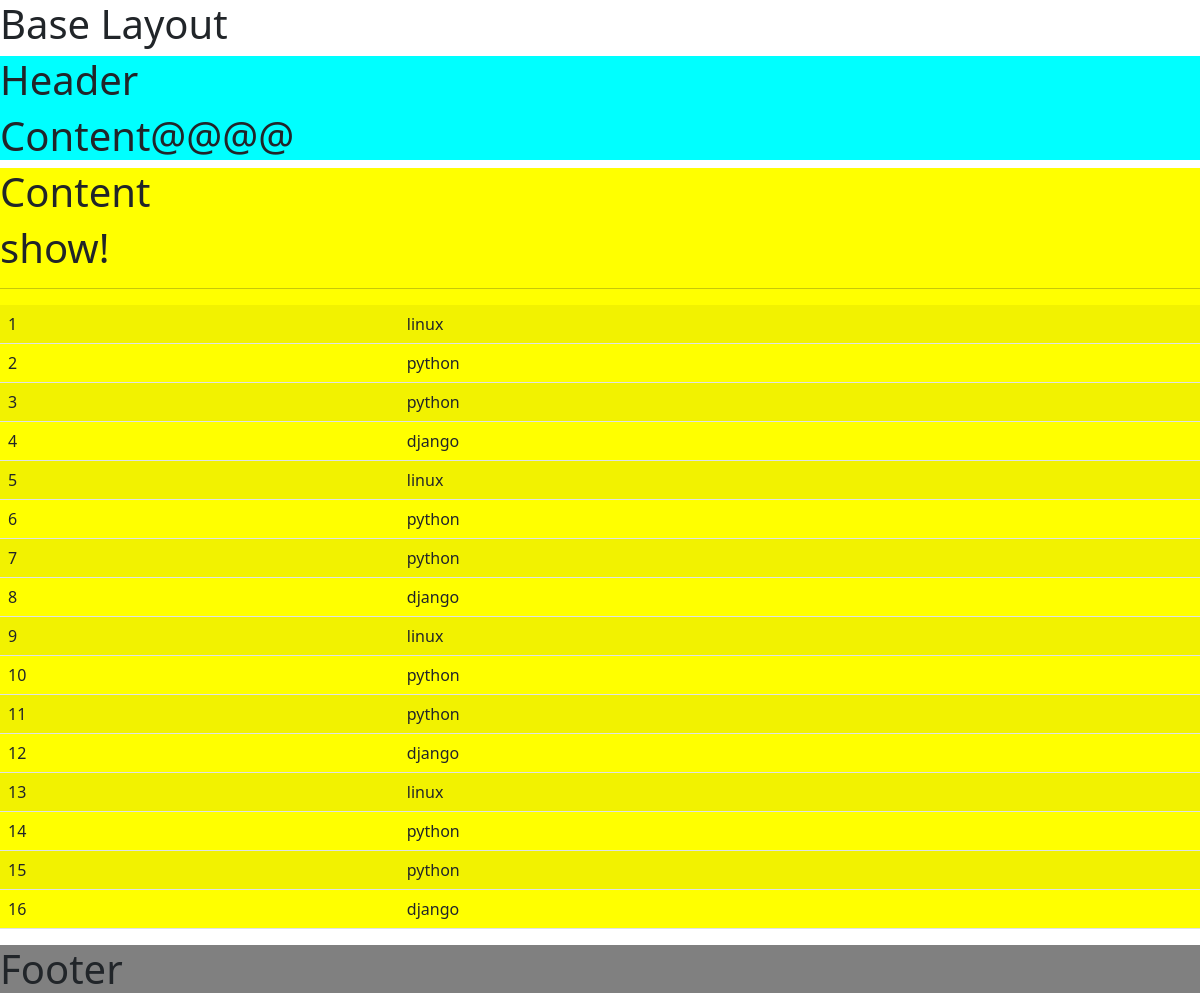
The app's page /first/show/, older data.
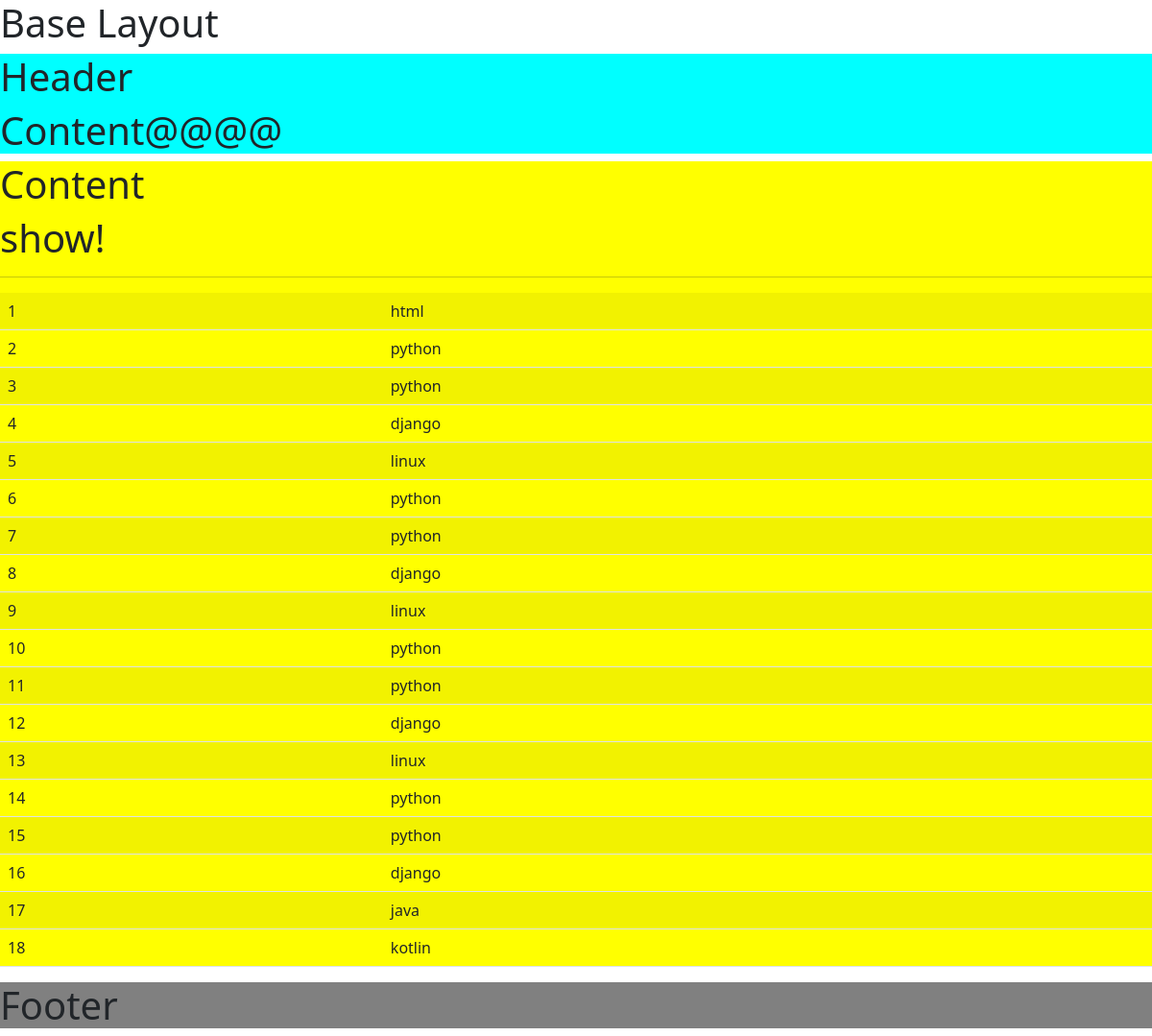
The same page, newer data.
### firstapp/models.py (models this page shows)
class Curriculum(models.Model):
  name = models.CharField(max_length=255)

### firstapp/views.py (the view)
# urls.py: path('show/', views.show, name='show'),
def show(request):
  curriculum = Curriculum.objects.all()
  return render(
    request, 'show.html',
    { 'data': curriculum }
  )

### firstapp/templates/show.html
{% extends 'firstapp/layout.html' %}
{% block content %}
<link href="https://cdn.jsdelivr.net/npm/bootstrap@5.1.3/dist/css/bootstrap.min.css" rel="stylesheet">
<body>
  <h1>show!</h1>
  <hr>
  <table class="table table-striped">
    {% for c in data %}
      <tr>
        <td>{{ c.id }}</td>
        <td>{{ c.name }}</td>
      </tr>
    {% endfor %}
  </table>
</body>
{% endblock %}
{% block content2 %}
  <h1>Content@@@@</h1>
{% endblock %}

### firstapp/templates/firstapp/layout.html
<h1>Base Layout</h1>
<div style='background: cyan;'>
  <h1>Header</h1>
  {% block content2 %}
  {% endblock %}
</div>
<div style='background: yellow;'>
  <h1>Content</h1>
  {% block content %}
  {% endblock %}
</div>
<div style='background: gray;'>
  <h1>Footer</h1>
</div>

Row changes from the older to the newer data that the page shows:
changed Curriculum id 1: name "linux" → "html"
added Curriculum: id "17", name "java"
added Curriculum: id "18", name "kotlin"
